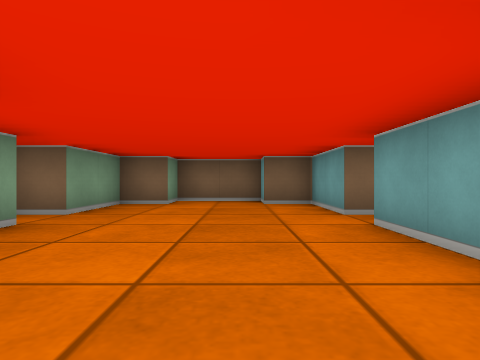
[1] (above)

24 first-person views from a walk through a cub3D ray-caster map. The camera is about half as high as the walls, looks level and sees 75° across. The floor is counted in squares. Each view is taken from the middle of a square. On the plan, view 1 faces up. The plan holds only what a view shows up to about 9 squares ahead; the rest is blank.

[2]
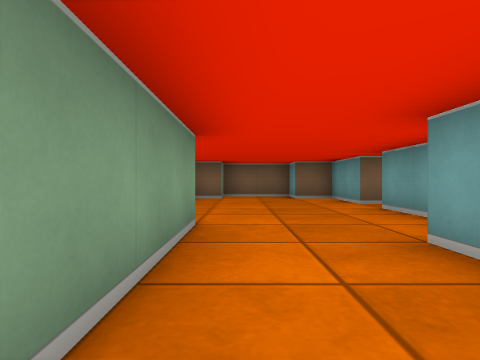

[3]
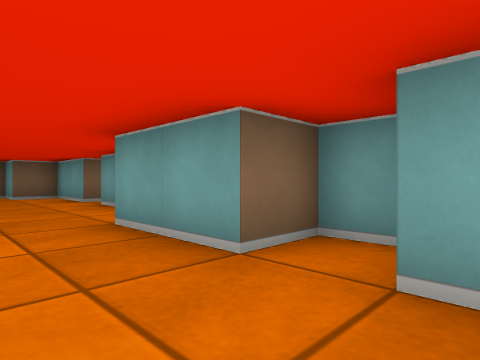

[4]
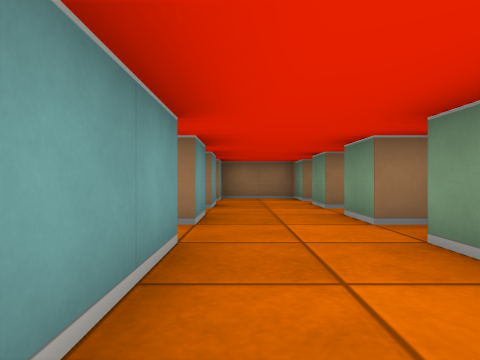

[5]
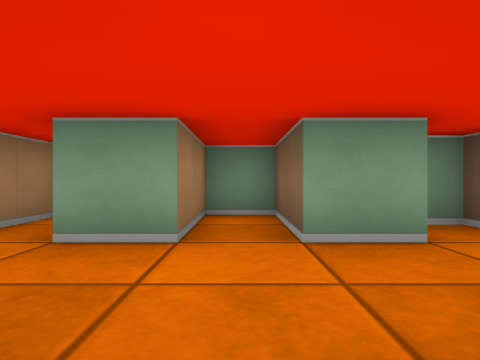

[6]
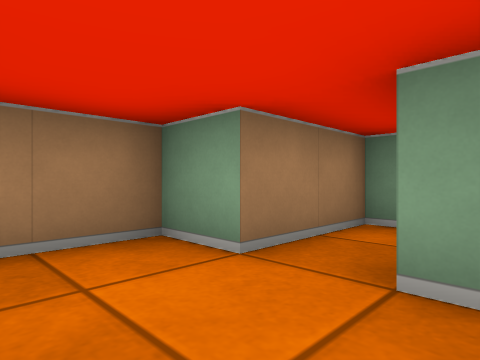

[7]
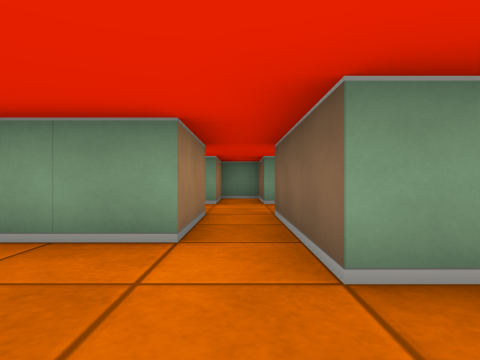

[8]
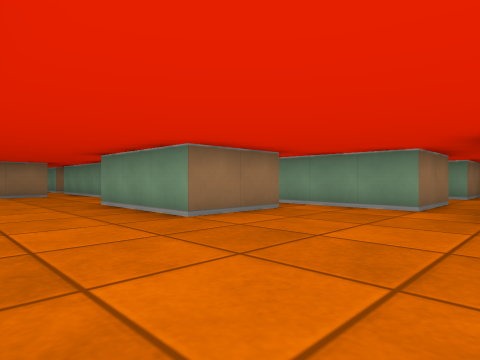

[9]
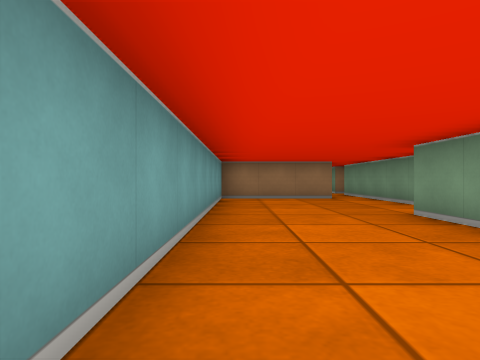

[10]
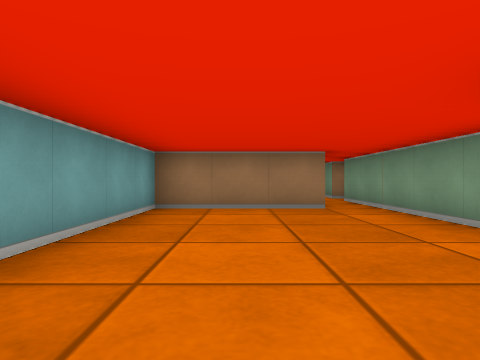

[11]
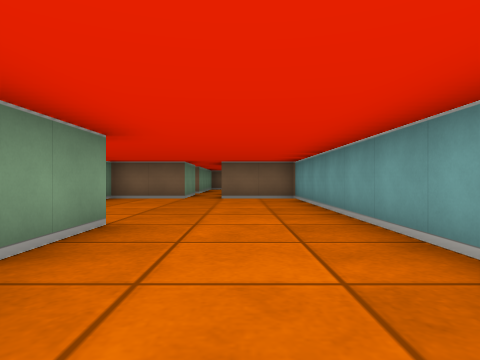

[12]
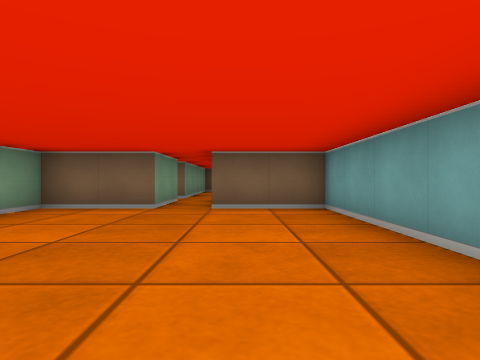

[13]
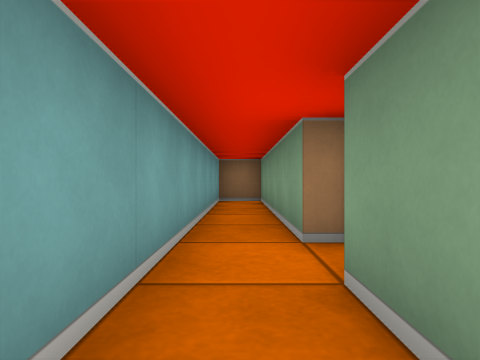

[14]
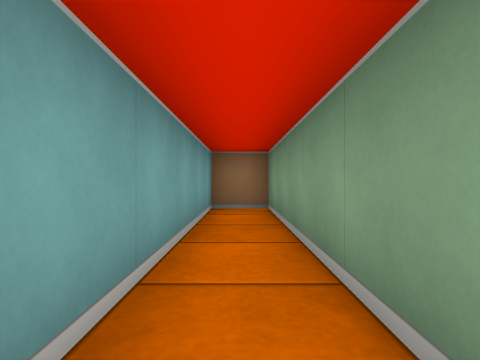

[15]
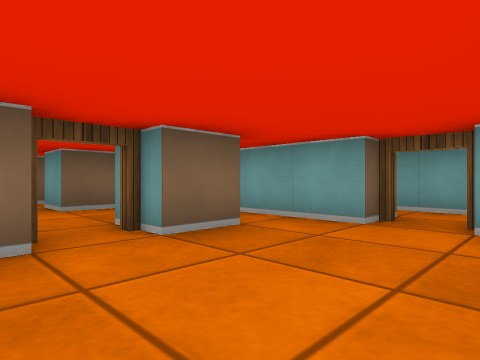

[16]
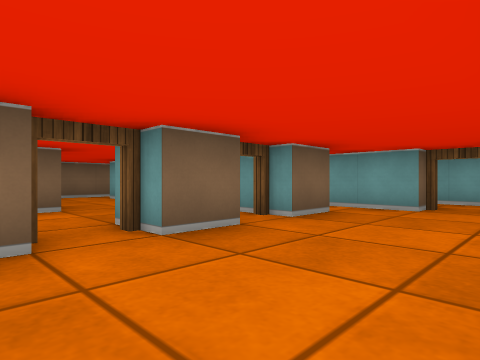

[17]
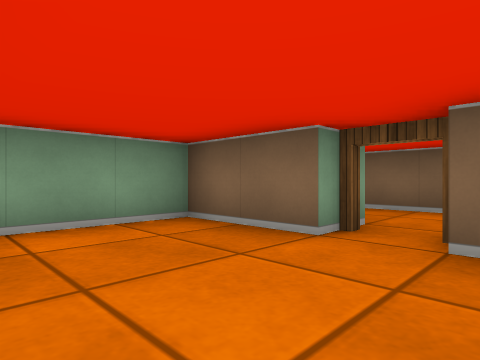

[18]
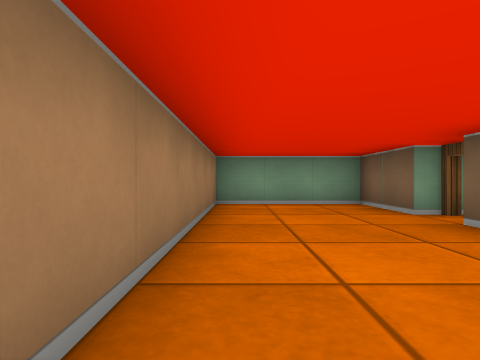

[19]
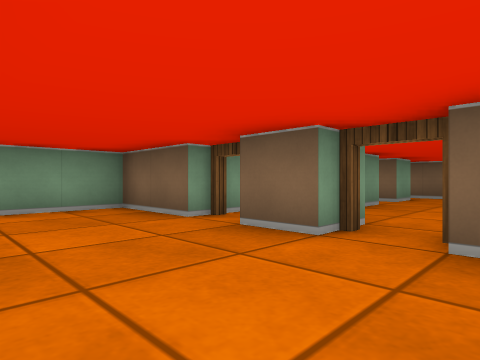

[20]
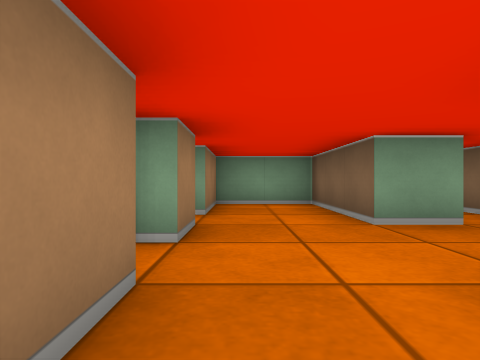

[21]
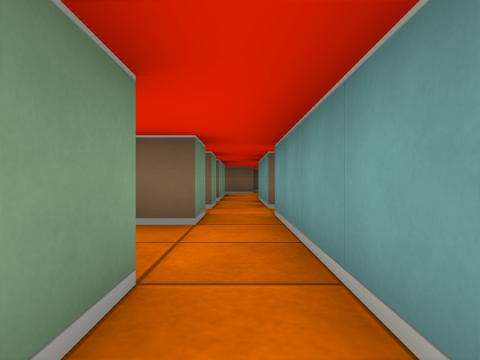

[22]
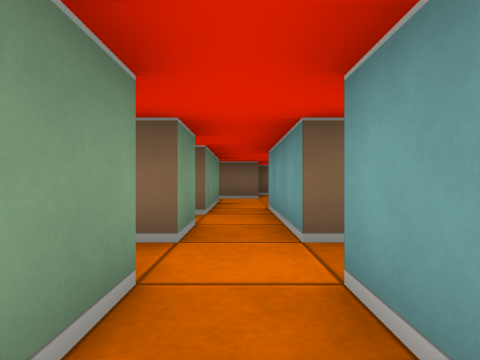

[23]
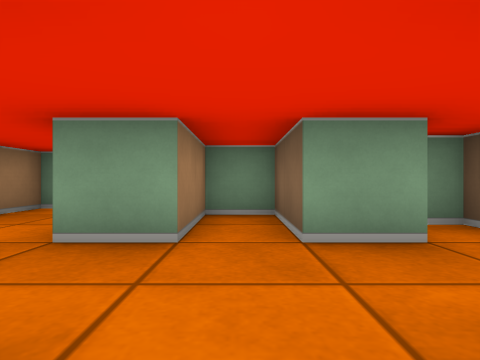

[24]
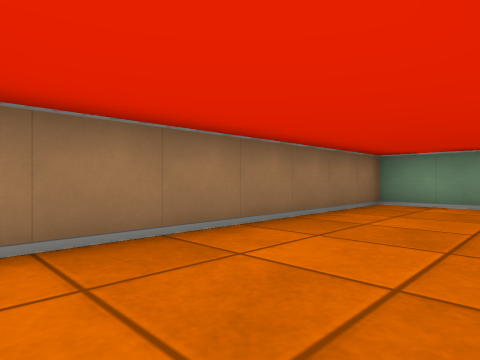

### Floor plan
Ten units are one square. View 1 is at (0, 0); x grows to the right and y downward. Boxes are objects, and circles mark ways between rooms. Rooms are numbered by the first view taken in them; rooms with no view inside come last. Other rooms are left out.
<svg viewBox="-40 -80 130 320">
<path fill="none" stroke="#000" d="M-15 -15 -15 15M15 -19 15 -35M15 -45 15 -65 5 -65 5 -75 -15 -75 -15 -65 -25 -65 -25 -45 -32 -45M-25 14 -25 20M-21 25 -15 25M15 22 15 15 5 15 5 -5M-15 25 -15 35 -35 35 -35 45 -15 45 -15 55M5 35 5 25M5 55 5 45M35 95 35 85 55 85 55 115M45 132 45 175M54 155 85 155 85 35 65 35M5 65 25 65 25 95M55 35 35 35 35 55 5 55M45 185 45 235 55 235 55 166M5 165 -5 165M-15 165 -35 165 -35 195 28 195M25 155 25 165 15 165M35 175 35 155M25 125 25 135 15 135 15 125M15 155 25 155M-5 155 5 155M-5 105 -5 115 -25 115 -25 125 -5 125 -5 135 -35 135 -35 155 -15 155M25 105 25 115 15 115M35 115 35 95M35 155 35 125M25 95 -15 95 -15 100M-15 55 -35 55 -35 65 -15 65 -15 75 5 75 5 65"/>
<circle cx="-5" cy="30" r="3" fill="#2a7"/>
<circle cx="-5" cy="50" r="3" fill="#2a7"/>
<circle cx="40" cy="180" r="3" fill="#2a7"/>
<circle cx="30" cy="90" r="3" fill="#2a7"/>
<circle cx="40" cy="120" r="3" fill="#2a7"/>
<circle cx="15" cy="60" r="3" fill="#2a7"/>
<circle cx="-10" cy="160" r="3" fill="#2a7"/>
<circle cx="10" cy="160" r="3" fill="#2a7"/>
<circle cx="30" cy="160" r="3" fill="#2a7"/>
<text x="-10" y="-30">1</text>
<text x="-10" y="40">2</text>
<text x="60" y="100">3</text>
<text x="0" y="180">4</text>
<text x="10" y="130">5</text>
<text x="-10" y="60">6</text>
</svg>
Room 1 opens to room 2. Room 2 opens to room 6. Room 3 opens to room 4. Room 3 opens to room 5. Room 3 opens to room 6. Room 4 opens to room 5.

Where each view was taken, in squares from view 1:
view 1: 0 up, 0 right, facing up
view 2: 2 down, 1 left, facing up
view 3: 3 down, 1 left, facing up-right
view 4: 1 up, 0 right, facing down
view 5: 4 down, 1 right, facing left
view 6: 5 down, 0 right, facing down-left
view 7: 6 down, 5 right, facing left
view 8: 5 down, 8 right, facing down-left
view 9: 7 down, 8 right, facing down
view 10: 10 down, 7 right, facing down
view 11: 12 down, 7 right, facing up
view 12: 9 down, 7 right, facing up
view 13: 16 down, 5 right, facing down
view 14: 18 down, 5 right, facing down
view 15: 19 down, 0 right, facing up-right
view 16: 19 down, 2 left, facing up-right
view 17: 19 down, 0 right, facing up-left
view 18: 19 down, 3 right, facing left
view 19: 19 down, 2 right, facing up-left
view 20: 15 down, 3 right, facing left
view 21: 17 down, 3 right, facing up
view 22: 14 down, 3 right, facing up
view 23: 12 down, 2 right, facing left
view 24: 17 down, 3 right, facing down-left
